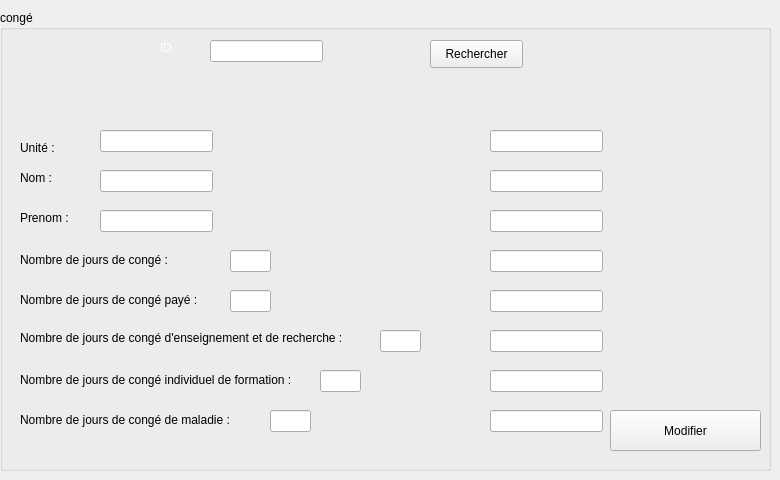
     <widget class="QWidget" name="tab_4">
      <attribute name="icon">
       <iconset>
        <normaloff>../../employerr/edit.jpg</normaloff>../../employerr/edit.jpg</iconset>
      </attribute>
      <attribute name="title">
       <string>Modifier</string>
      </attribute>
      <widget class="QLabel" name="label_37">
       <property name="geometry">
        <rect>
         <x>160</x>
         <y>40</y>
         <width>56</width>
         <height>16</height>
        </rect>
       </property>
       <property name="text">
        <string>&lt;html&gt;&lt;head/&gt;&lt;body&gt;&lt;p&gt;&lt;span style=&quot; color:#ffffff;&quot;&gt;ID :&lt;/span&gt;&lt;/p&gt;&lt;/body&gt;&lt;/html&gt;</string>
       </property>
      </widget>
      <widget class="QLabel" name="label_38">
       <property name="geometry">
        <rect>
         <x>20</x>
         <y>140</y>
         <width>56</width>
         <height>16</height>
        </rect>
       </property>
       <property name="text">
        <string>&lt;html&gt;&lt;head/&gt;&lt;body&gt;&lt;p&gt;&lt;span style=&quot; color:#000001;&quot;&gt;Unité :&lt;/span&gt;&lt;/p&gt;&lt;/body&gt;&lt;/html&gt;</string>
       </property>
      </widget>
      <widget class="QLineEdit" name="lineEdit_35">
       <property name="geometry">
        <rect>
         <x>210</x>
         <y>40</y>
         <width>113</width>
         <height>22</height>
        </rect>
       </property>
      </widget>
      <widget class="QLineEdit" name="lineEdit_36">
       <property name="geometry">
        <rect>
         <x>100</x>
         <y>130</y>
         <width>113</width>
         <height>22</height>
        </rect>
       </property>
      </widget>
      <widget class="QLabel" name="label_39">
       <property name="geometry">
        <rect>
         <x>20</x>
         <y>250</y>
         <width>191</width>
         <height>21</height>
        </rect>
       </property>
       <property name="text">
        <string>&lt;html&gt;&lt;head/&gt;&lt;body&gt;&lt;p&gt;&lt;span style=&quot; color:#000001;&quot;&gt;Nombre de jours de congé :&lt;/span&gt;&lt;/p&gt;&lt;/body&gt;&lt;/html&gt;</string>
       </property>
      </widget>
      <widget class="QLineEdit" name="lineEdit_37">
       <property name="geometry">
        <rect>
         <x>230</x>
         <y>250</y>
         <width>41</width>
         <height>22</height>
        </rect>
       </property>
      </widget>
      <widget class="QLabel" name="label_40">
       <property name="geometry">
        <rect>
         <x>20</x>
         <y>290</y>
         <width>201</width>
         <height>20</height>
        </rect>
       </property>
       <property name="text">
        <string>&lt;html&gt;&lt;head/&gt;&lt;body&gt;&lt;p&gt;&lt;span style=&quot; color:#000001;&quot;&gt;Nombre de jours de congé payé :&lt;/span&gt;&lt;/p&gt;&lt;/body&gt;&lt;/html&gt;</string>
       </property>
      </widget>
      <widget class="QLineEdit" name="lineEdit_38">
       <property name="geometry">
        <rect>
         <x>230</x>
         <y>290</y>
         <width>41</width>
         <height>22</height>
        </rect>
       </property>
      </widget>
      <widget class="QLabel" name="label_41">
       <property name="geometry">
        <rect>
         <x>20</x>
         <y>330</y>
         <width>361</width>
         <height>16</height>
        </rect>
       </property>
       <property name="text">
        <string>&lt;html&gt;&lt;head/&gt;&lt;body&gt;&lt;p&gt;&lt;span style=&quot; color:#000001;&quot;&gt;Nombre de jours de congé d'enseignement et de recherche :&lt;/span&gt;&lt;/p&gt;&lt;/body&gt;&lt;/html&gt;</string>
       </property>
      </widget>
      <widget class="QLineEdit" name="lineEdit_39">
       <property name="geometry">
        <rect>
         <x>380</x>
         <y>330</y>
         <width>41</width>
         <height>22</height>
        </rect>
       </property>
      </widget>
      <widget class="QLabel" name="label_42">
       <property name="geometry">
        <rect>
         <x>20</x>
         <y>370</y>
         <width>301</width>
         <height>20</height>
        </rect>
       </property>
       <property name="text">
        <string>&lt;html&gt;&lt;head/&gt;&lt;body&gt;&lt;p&gt;&lt;span style=&quot; color:#000001;&quot;&gt;Nombre de jours de congé individuel de formation :&lt;/span&gt;&lt;/p&gt;&lt;/body&gt;&lt;/html&gt;</string>
       </property>
      </widget>
      <widget class="QLineEdit" name="lineEdit_40">
       <property name="geometry">
        <rect>
         <x>320</x>
         <y>370</y>
         <width>41</width>
         <height>22</height>
        </rect>
       </property>
      </widget>
      <widget class="QLabel" name="label_43">
       <property name="geometry">
        <rect>
         <x>20</x>
         <y>410</y>
         <width>231</width>
         <height>20</height>
        </rect>
       </property>
       <property name="text">
        <string>&lt;html&gt;&lt;head/&gt;&lt;body&gt;&lt;p&gt;&lt;span style=&quot; color:#000001;&quot;&gt;Nombre de jours de congé de maladie :&lt;/span&gt;&lt;/p&gt;&lt;/body&gt;&lt;/html&gt;</string>
       </property>
      </widget>
      <widget class="QLineEdit" name="lineEdit_41">
       <property name="geometry">
        <rect>
         <x>270</x>
         <y>410</y>
         <width>41</width>
         <height>22</height>
        </rect>
       </property>
      </widget>
      <widget class="QLabel" name="label_25">
       <property name="geometry">
        <rect>
         <x>20</x>
         <y>210</y>
         <width>56</width>
         <height>16</height>
        </rect>
       </property>
       <property name="text">
        <string>&lt;html&gt;&lt;head/&gt;&lt;body&gt;&lt;p&gt;&lt;span style=&quot; color:#000001;&quot;&gt;Prenom :&lt;/span&gt;&lt;/p&gt;&lt;/body&gt;&lt;/html&gt;</string>
       </property>
      </widget>
      <widget class="QLabel" name="label_26">
       <property name="geometry">
        <rect>
         <x>20</x>
         <y>170</y>
         <width>56</width>
         <height>16</height>
        </rect>
       </property>
       <property name="text">
        <string>&lt;html&gt;&lt;head/&gt;&lt;body&gt;&lt;p&gt;&lt;span style=&quot; color:#000001;&quot;&gt;Nom :&lt;/span&gt;&lt;/p&gt;&lt;/body&gt;&lt;/html&gt;</string>
       </property>
      </widget>
      <widget class="QLineEdit" name="lineEdit_23">
       <property name="geometry">
        <rect>
         <x>100</x>
         <y>170</y>
         <width>113</width>
         <height>22</height>
        </rect>
       </property>
      </widget>
      <widget class="QLineEdit" name="lineEdit_24">
       <property name="geometry">
        <rect>
         <x>100</x>
         <y>210</y>
         <width>113</width>
         <height>22</height>
        </rect>
       </property>
      </widget>
      <widget class="QLineEdit" name="lineEdit_25">
       <property name="geometry">
        <rect>
         <x>490</x>
         <y>130</y>
         <width>113</width>
         <height>22</height>
        </rect>
       </property>
      </widget>
      <widget class="QLineEdit" name="lineEdit_26">
       <property name="geometry">
        <rect>
         <x>490</x>
         <y>170</y>
         <width>113</width>
         <height>22</height>
        </rect>
       </property>
      </widget>
      <widget class="QLineEdit" name="lineEdit_27">
       <property name="geometry">
        <rect>
         <x>490</x>
         <y>210</y>
         <width>113</width>
         <height>22</height>
        </rect>
       </property>
      </widget>
      <widget class="QLineEdit" name="lineEdit_28">
       <property name="geometry">
        <rect>
         <x>490</x>
         <y>250</y>
         <width>113</width>
         <height>22</height>
        </rect>
       </property>
      </widget>
      <widget class="QLineEdit" name="lineEdit_29">
       <property name="geometry">
        <rect>
         <x>490</x>
         <y>290</y>
         <width>113</width>
         <height>22</height>
        </rect>
       </property>
      </widget>
      <widget class="QLineEdit" name="lineEdit_30">
       <property name="geometry">
        <rect>
         <x>490</x>
         <y>330</y>
         <width>113</width>
         <height>22</height>
        </rect>
       </property>
      </widget>
      <widget class="QLineEdit" name="lineEdit_31">
       <property name="geometry">
        <rect>
         <x>490</x>
         <y>370</y>
         <width>113</width>
         <height>22</height>
        </rect>
       </property>
      </widget>
      <widget class="QLineEdit" name="lineEdit_32">
       <property name="geometry">
        <rect>
         <x>490</x>
         <y>410</y>
         <width>113</width>
         <height>22</height>
        </rect>
       </property>
      </widget>
      <widget class="QPushButton" name="pushButton_14">
       <property name="geometry">
        <rect>
         <x>430</x>
         <y>40</y>
         <width>93</width>
         <height>28</height>
        </rect>
       </property>
       <property name="text">
        <string>Rechercher</string>
       </property>
      </widget>
      <widget class="QGroupBox" name="groupBox_7">
       <property name="geometry">
        <rect>
         <x>0</x>
         <y>10</y>
         <width>771</width>
         <height>461</height>
        </rect>
       </property>
       <property name="title">
        <string>congé</string>
       </property>
       <widget class="QPushButton" name="pushButton_13">
        <property name="geometry">
         <rect>
          <x>610</x>
          <y>400</y>
          <width>151</width>
          <height>41</height>
         </rect>
        </property>
        <property name="text">
         <string>Modifier</string>
        </property>
        <property name="icon">
         <iconset>
          <normaloff>../../employerr/edit.jpg</normaloff>../../employerr/edit.jpg</iconset>
        </property>
       </widget>
      </widget>
      <zorder>groupBox_7</zorder>
      <zorder>label_37</zorder>
      <zorder>label_38</zorder>
      <zorder>lineEdit_35</zorder>
      <zorder>lineEdit_36</zorder>
      <zorder>label_39</zorder>
      <zorder>lineEdit_37</zorder>
      <zorder>label_40</zorder>
      <zorder>lineEdit_38</zorder>
      <zorder>label_41</zorder>
      <zorder>lineEdit_39</zorder>
      <zorder>label_42</zorder>
      <zorder>lineEdit_40</zorder>
      <zorder>label_43</zorder>
      <zorder>lineEdit_41</zorder>
      <zorder>label_25</zorder>
      <zorder>label_26</zorder>
      <zorder>lineEdit_23</zorder>
      <zorder>lineEdit_24</zorder>
      <zorder>lineEdit_25</zorder>
      <zorder>lineEdit_26</zorder>
      <zorder>lineEdit_27</zorder>
      <zorder>lineEdit_28</zorder>
      <zorder>lineEdit_29</zorder>
      <zorder>lineEdit_30</zorder>
      <zorder>lineEdit_31</zorder>
      <zorder>lineEdit_32</zorder>
      <zorder>pushButton_14</zorder>
     </widget>
